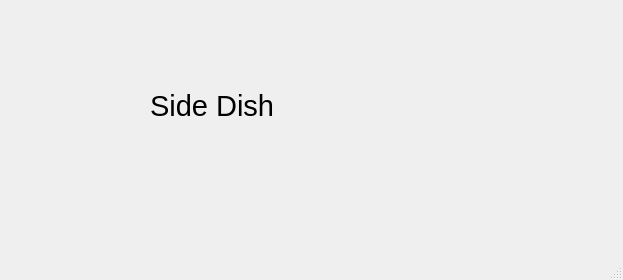
<?xml version="1.0" encoding="UTF-8"?>
<ui version="4.0">
 <class>SideDish</class>
 <widget class="QMainWindow" name="SideDish">
  <property name="geometry">
   <rect>
    <x>0</x>
    <y>0</y>
    <width>623</width>
    <height>280</height>
   </rect>
  </property>
  <property name="windowTitle">
   <string>MainWindow</string>
  </property>
  <widget class="QWidget" name="centralwidget">
   <widget class="QLabel" name="label">
    <property name="geometry">
     <rect>
      <x>150</x>
      <y>60</y>
      <width>311</width>
      <height>91</height>
     </rect>
    </property>
    <property name="font">
     <font>
      <pointsize>22</pointsize>
     </font>
    </property>
    <property name="text">
     <string>Side Dish</string>
    </property>
   </widget>
  </widget>
  <widget class="QMenuBar" name="menubar">
   <property name="geometry">
    <rect>
     <x>0</x>
     <y>0</y>
     <width>623</width>
     <height>21</height>
    </rect>
   </property>
  </widget>
  <widget class="QStatusBar" name="statusbar"/>
 </widget>
 <resources/>
 <connections/>
</ui>
